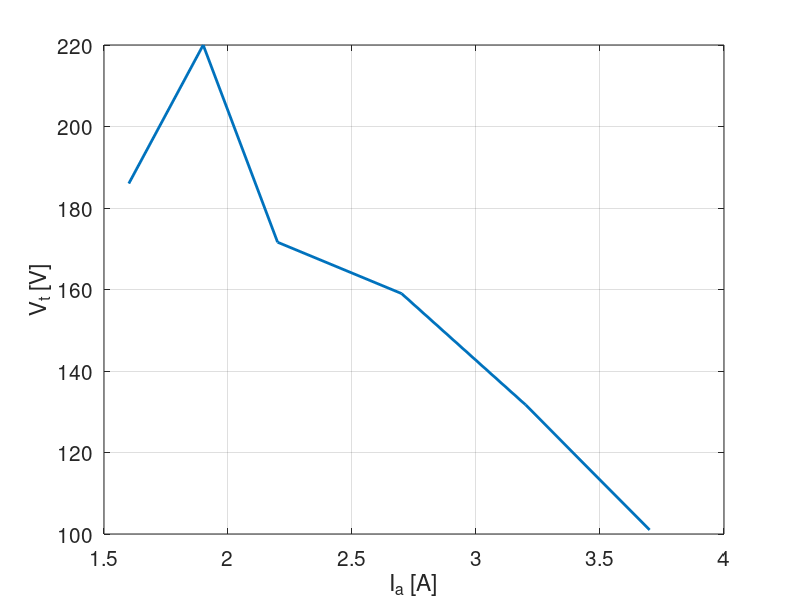

Recreate this plot in MATLAB.
%Determinação da curva de regulação

Vt = [186 220 171.6 159 131.7 101];
Ia = [1.6 1.9 2.2 2.7 3.2 3.7 ];
figure(5)
plot(Ia,Vt, 'Linewidth',2)
xlabel('I_{a} [A]', 'fontsize', 15)
ylabel('V_{t} [V]', 'fontsize', 15)
set(gca,'fontsize',15, 'ygrid', 'on', 'xgrid', 'on'); 
print -djpg fig5.jpg
